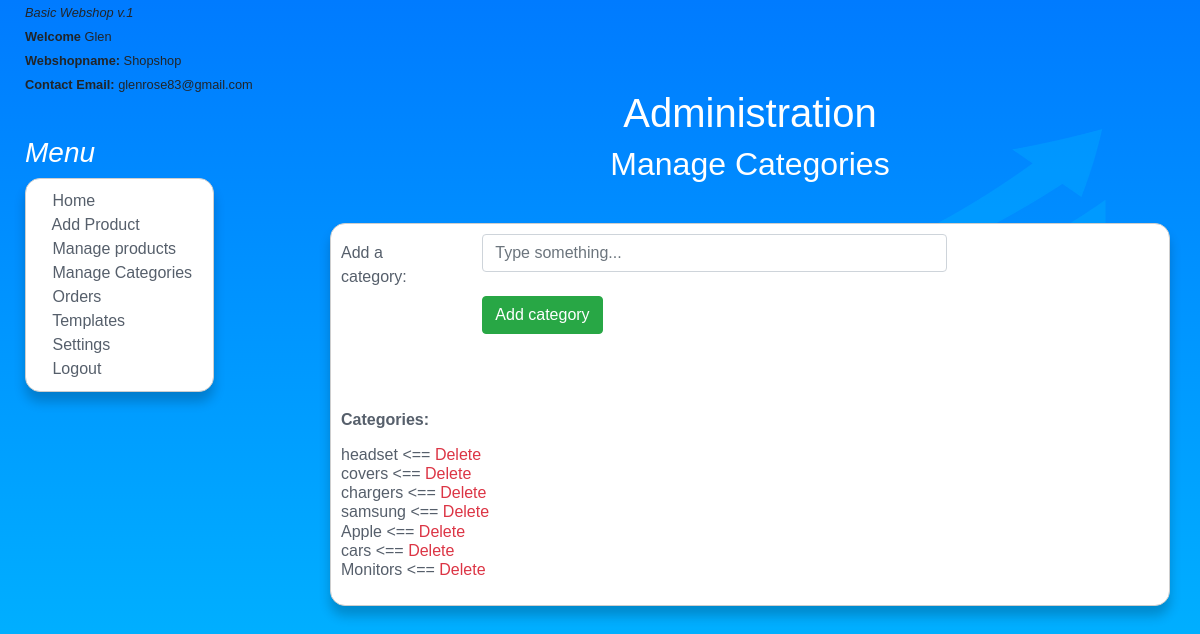
The app's page /admin/manage_categories.php (signed in) with its own data.
### tables this page shows
CREATE TABLE IF NOT EXISTS `users` (
  `id` int NOT NULL AUTO_INCREMENT,
  `username` tinytext NOT NULL,
  `userpassword` tinytext NOT NULL,
  `companyname` tinytext,
  `address` tinytext,
  `zip` smallint DEFAULT NULL,
  `city` tinytext,
  `country` tinytext,
  `vat` tinytext,
  `phone` tinytext,
  `email` tinytext NOT NULL,
  `shopname` tinytext NOT NULL,
  `role` tinytext NOT NULL,
  `databasename` varchar(255) NOT NULL,
  `ga4status` tinyint(1) DEFAULT NULL,
  `ga4tracking` tinytext,
  `template` varchar(5000) DEFAULT NULL,
  PRIMARY KEY (`id`)
);

CREATE TABLE IF NOT EXISTS `categories` (
  `id` int NOT NULL AUTO_INCREMENT,
  `cat` tinytext NOT NULL,
  PRIMARY KEY (`id`)
);

### admin/functions/admin_functions.php (called while the page is built, shortened)
<?php
    function get_userinfo($username,$pdo){
             $data=[
            'username' => $username
             ];
    $sql = "Select * FROM users WHERE username = :username";
    $stmt= $pdo->prepare($sql);
    $stmt->execute($data);
    $stmt = $stmt->fetch();
    return $stmt;
    }

### admin/manage_categories.php (the view, shortened to what this page needs)
<?php
include_once '../bootstrap.php';
?>
<!doctype html>
<html lang="en">
<head>
    <link rel="stylesheet" href="https://stackpath.bootstrapcdn.com/bootstrap/4.1.3/css/bootstrap.min.css">
 <link rel="stylesheet" href="../css/mystyle.css">
</head>
<body>
<div class="container-fluid height image">
    <div class="row">
        <div class="col-md-3">
            <?php include_once 'includes/menu.php' ?>
        </div>
        <div class="col-md-9">
            <div class="container-fluid image">
                <div class="row">
                    <div class="col-md-12 title">
                        <h1>Administration</h1>
                        <h2>Manage Categories</h2>
                    </div>
                </div>
                <div class="row">
                    <div class="col-md-12 custom-box">
                        <div class="boxinside-one">
                            <form class="pure-form pure-form-aligned" action="includes/add_category.inc.php" method="POST" enctype='multipart/form-data'>
                                <div class="form-group row">
                                        <label for="productname" class="col-sm-2 col-form-label">Add a category: </label>
                                        <div class="col-sm-7">
                                            <input type="text" class="form-control" required="" id="aligned-name" name="category" placeholder="Type something...">
                                            <br><button type="submit" name="submit" value="upload" class="btn btn-success">Add category</button>
                                        </div>
                                    </div>
                            </form><br>
                            <p><h6><br><b>Categories:<h6></b></h6></p>
                            <p class='fs-6'>
                            <?php
                                $stmt = $pdo->prepare("SELECT * FROM categories");
                                $stmt->execute();
                                $categories = $stmt->fetchALL();
                                foreach ($categories as $category) {
                                    echo $category['cat']. " <== <a  class='text-danger' href='includes/delete_category.inc.php?id=".$category['id']."'>Delete</a><br>";
                                }
                            ?>
                                </p>
                        </div>
                    </div>
                        </div>
                </div>
            </div>
        </div>
    </div>
</body>
</html>

### admin/includes/menu.php
<div>
        <div>
            <div class="webshopinfo">
            <small><em>Basic Webshop v.1</em></small>
            <?php
            $userinfo = get_userinfo($_SESSION['username'],$pdo);
            ?>
           <br><small><b>Welcome </b><?php echo $userinfo['username']; ?><br>
           <b>Webshopname: </b><?php echo $userinfo['shopname']; ?><br>
           <b>Contact Email: </b><?php echo $userinfo['email']; ?></small><p></p><br>
            </div>
            <h3 class="colortitle"><i>Menu</i></h3>
                <div class="boxmenu">
                    <a href="index.php">
                        <svg class="bi" width="12" height="12" fill="currentColor">
                        <use xlink:href="bootstrap-icons.svg#house-door"/>
                        </svg> Home</a><br>
                    <a class="custom-menu" href="add_product.php">
                        <svg class="bi" width="12" height="12" fill="currentColor">
                        <use xlink:href="bootstrap-icons.svg#box"/>
                        </svg> Add Product</a><br>
                        <a class="custom-menu" href="manage_products.php">
                    <svg class="bi" width="12" height="12" fill="currentColor">
                        <use xlink:href="bootstrap-icons.svg#pencil"/>
                        </svg> Manage products</a><br>
                        <a class="custom-menu" href="manage_categories.php">
                    <svg class="bi" width="12" height="12" fill="currentColor">
                        <use xlink:href="bootstrap-icons.svg#body-text"/>
                        </svg> Manage Categories</a><br>
                    <a class="custom-menu" href="orders.php">
                    <svg class="bi" width="12" height="12" fill="currentColor">
                        <use xlink:href="bootstrap-icons.svg#currency-dollar"/>
                        </svg> Orders</a><br>
                    <a class="custom-menu" href="templates.php">
                    <svg class="bi" width="12" height="12" fill="currentColor">
                        <use xlink:href="bootstrap-icons.svg#file-earmark-image"/>
                        </svg> Templates</a><br>
                    <a class="custom-menu" href="settings.php">
                    <svg class="bi" width="12" height="12" fill="currentColor">
                        <use xlink:href="bootstrap-icons.svg#gear"/>
                        </svg> Settings</a><br>
                    <a class="custom-menu" href="logout.php">
                    <svg class="bi" width="12" height="12" fill="currentColor">
                    <use xlink:href="bootstrap-icons.svg#box-arrow-right"/> </svg> Logout</a>
                </div>
        </div>
</div>

### css/mystyle.css (style rules this page uses)
html, body, .full_size { height: 100%; margin: 0px; padding: 0px; font-family: "Trebuchet MS", sans-serif, "Gill Sans", "Gill Sans MT", "Calibri"; }
a:link { color: #565f6b; text-decoration: none; }
body { padding: 0px; height: 100%; max-height: 100%; width: 100%; height: 100%; margin: 0%; position: absolute; left: 0px; top: 0px; z-index: 0; background-size: cover; background-repeat: no-repeat; background: rgb(0, 183, 255); background: -moz-linear-gradient( 0deg, rgba(0, 183, 255, 1) 8%, rgba(0, 123, 255, 1) 100% ); background: -webkit-linear-gradient( 0deg, rgba(0, 183, 255, 1) 8%, rgba(0, 123, 255, 1) 100% ); background: linear-gradient( 0deg, rgba(0, 183, 255, 1) 8%, rgba(0, 123, 255, 1) 100% ); filter: progid:DXImageTransform.Microsoft.gradient(startColorstr="#00b7ff",endColorstr="#007bff",GradientType=1); background-size: 300px; }
.webshopinfo { padding-left: 10px;; }
.boxmenu { background-color: white; border-width: 1px; border-color: rgb(206, 206, 206); border-style: solid; border-radius: 15px; box-shadow: 0 10px 12px 0 rgba(0, 0, 0, 0.2); padding-bottom: 10px; padding-left: 10px; padding-top: 10px; margin-bottom: 20px; margin-left:10px; min-height: 200px; max-width: 70%; color: darkgray; }
.boxinside-one { background-color: white; min-height: 100px; border-width: 1px; border-color: rgb(206, 206, 206); border-style: solid; border-radius: 15px; box-shadow: 0 10px 12px 0 rgba(0, 0, 0, 0.2); padding: 10px; margin-bottom: 20px; color: #565f6b; }
.title { text-align: center; color: white; margin-top: 89px; margin-bottom: 2rem; }
.colortitle { color: white; padding-left: 10px; }

### records on screen
users: username "Glen", shopname "Shopshop", email "glenrose83@gmail.com"
categories: cat "headset"
categories: cat "covers"
categories: cat "chargers"
categories: cat "samsung"
categories: cat "Apple"
categories: cat "cars"
categories: cat "Monitors"
